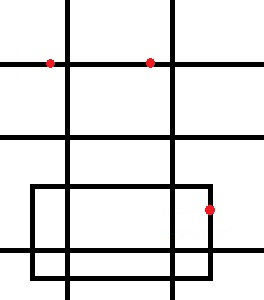
#> input picture Learning_Opencv_python/drawing.jpg, 264 x 300 px, found by its file name
$ python day3_image_geometric_transfer.py
#> lines starting #> are read from the running program, lines starting #| are printed output that depends on the picture
'''
实现旋转、平移和缩放图片
OpenCV函数：cv2.resize(), cv2.flip(), cv2.warpAffine()
affine:仿射变换

图像的几何变换从原理上看主要包括两种：
基于2×3矩阵的仿射变换（平移、缩放、旋转和翻转等）、基于3×3矩阵的透视变换
'''
# 缩放图片
# 缩放就是调整图片的大小，使用cv2.resize()函数实现缩放。可以按照比例缩放，也可以按照指定的大小缩放
import cv2

img = cv2.imread('/home/sanjay/Workspace/learning/Learning_Opencv_python/drawing.jpg')
#> img is the input picture: shape (300, 264, 3); mean B, G, R 224.7, 224.7, 225.2

# 按照制定的宽度、高度缩放图片
res = cv2.resize(img, (132, 150))
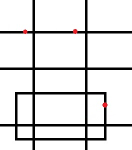
#> res: shape (150, 132, 3); mean B, G, R 224.7, 224.7, 225.2

# 按照比例缩放，如x，y轴均放大一倍
res2 = cv2.resize(img, None, fx=2, fy=2, interpolation=cv2.INTER_LINEAR)
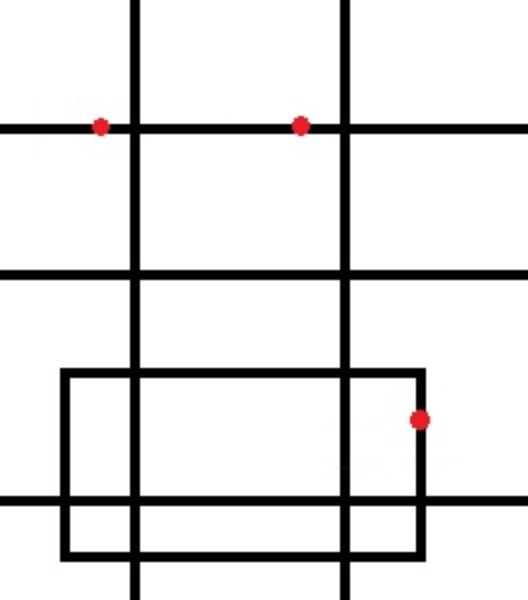
#> res2: shape (600, 528, 3); mean B, G, R 224.7, 224.7, 225.2

cv2.imshow('shrink', res), cv2.imshow('zoom', res2)
cv2.waitKey(0)
